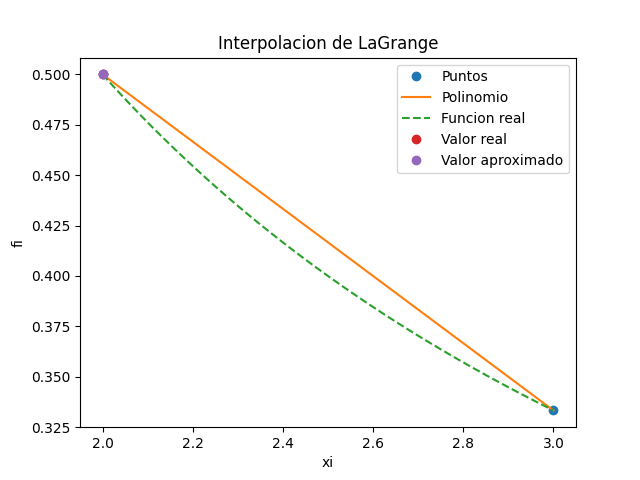

Python code for this plot:
import numpy as np
import sympy as sym
import matplotlib.pyplot as plt

# g = funcion a aproximar
# approxValue = valor a aproximar
# xi = valores de x
# fxi = valores de f(x)


def lagrange(g, approxValue, xi, fxi):
    x = sym.Symbol('x')

    # ---------- PROCEDIMIENTO -----------
    n = len(xi)
    polinomio = 0

    # términos
    for i in range(0, n, 1):
        num = 1
        den = 1
        for j in range(0, n, 1):
            if (j != i):
                num = num * (x-xi[j])
                den = den * (xi[i]-xi[j])
                termino = num / den
        polinomio = polinomio + termino * fxi[i]

    # simplificar polinomio
    polisimple = polinomio.expand()

    # para evaluar numericamente
    px = sym.lambdify(x, polisimple)

    # ---------- RESULTADOS -----------
    muestras = 101
    a = np.min(xi)
    b = np.max(xi)
    if (approxValue < a):
        a = approxValue
    elif (approxValue > b):
        b = approxValue
    pxi = np.linspace(a, b, muestras)
    pfi = px(pxi)

    # para evaluar numericamente la funcion real
    gx = sym.lambdify(x, g)
    pgi = gx(pxi)

    fxDatoDesReal = gx(approxValue)
    fxDatoDesAprox = px(approxValue)

    error = (abs(fxDatoDesReal - fxDatoDesAprox)/abs(fxDatoDesReal)) * 100

    # imprimir datos
    print("")
    print('--------------------------------------')
    print('-------------- LAGRANGE --------------')
    print('--------------------------------------')
    print("")
    print("Valores de xi: ", xi)
    print("Valores de f(xi): ", fxi)
    print(" ")
    print("Polinomio de LaGrange")
    print(polisimple)
    print(" ")
    print(f'Valor X deseado: {approxValue:}')
    # format only when its a float
    if (isinstance(fxDatoDesReal, float)):
        print(f'Valor f(x) real: {fxDatoDesReal:.4}')
        print(f'Valor f(x) aprox: {fxDatoDesAprox:.4}')
    else:
        print(f'Valor f(x) real: {fxDatoDesReal:}')
        print(f'Valor f(x) aprox: {fxDatoDesAprox:}')
    print(" ")

    if (isinstance(error, float)):
        print(f'Error: {error:.4}%')
    else:
        print(f'Error: {error:}%')

    # imprimir gráfica
    plt.figure(num='LaGrange')
    plt.plot(xi, fxi, 'o', label='Puntos')
    plt.plot(pxi, pfi, label="Polinomio")
    plt.plot(pxi, pgi, "--", label="Funcion real")
    plt.plot(approxValue, fxDatoDesReal, 'o', label="Valor real")
    plt.plot(approxValue, fxDatoDesAprox, 'o', label="Valor aproximado")
    plt.legend()
    plt.xlabel('xi')
    plt.ylabel('fi')
    plt.title('Interpolacion de LaGrange')
    plt.savefig("lagrange.png")